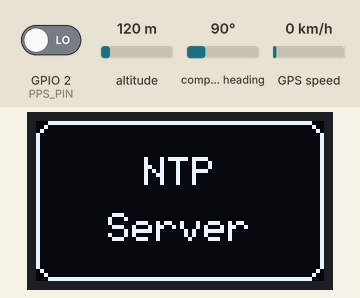
Recording of a sketch running on a simulated ESP32-C3. On the bench: 72×40 one-colour display. Inputs (shaded band) come from the test bench; at power-on: GPIO 2 (PPS_PIN) LOW, altitude 120 m, compass heading 90°, GPS speed 0 km/h. WiFi joins after 1.5 s; servers stay silent unless stated; the GPS gets a fix after 3 s at 37.7749, -122.4194 with 8 satellites; not simulated (calls return 0 or success): credentials.h; what the sketch prints to the serial monitor is not drawn.

Above: at 0.1 s.
At 7.2 s:
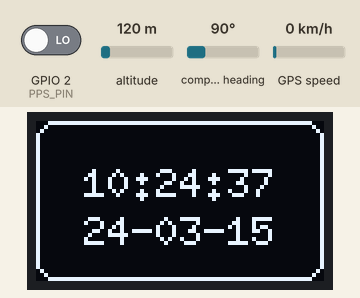
At 10.3 s:
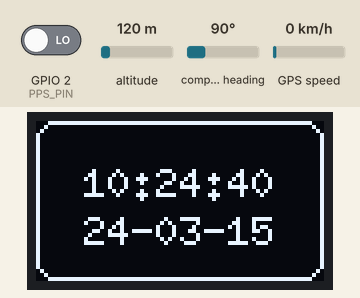
At 13.4 s:
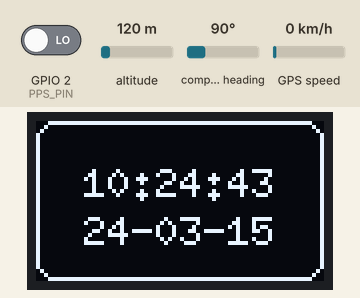
At 16.5 s:
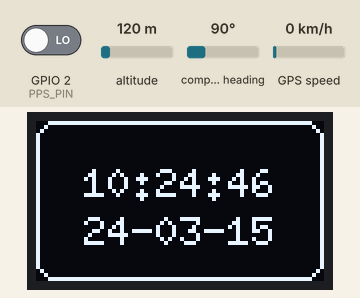
At 20.1 s:
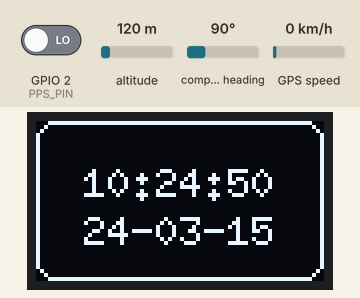

The sketch:

tinyNTPServerPPS.ino
```cpp
#include <WiFi.h>
#include <WiFiUdp.h>
#include <TinyGPSPlus.h>
#include <time.h>
#include <freertos/FreeRTOS.h>
#include <freertos/task.h>
#include <freertos/semphr.h>
#include <Wire.h>
#include <U8g2lib.h>
#include "credentials.h"

// Pin Definitions
#define GPS_RX_PIN 20
#define GPS_TX_PIN 21
#define PPS_PIN 2

// Global Variables
TinyGPSPlus gps;
HardwareSerial gpsSerial(1);
WiFiUDP udp;
SemaphoreHandle_t gpsMutex;

volatile bool PPSsignal = false;
volatile uint32_t last_pps_micros_isr = 0;

volatile uint32_t last_sync_unix_sec = 0;
volatile uint32_t last_sync_micros_at_pps = 0;

volatile uint32_t latest_gps_unix_second = 0;
volatile bool latest_gps_second_valid = false;

volatile bool PPSavailable = false;

#define GPSBaud 9600
#define CORRECTION_FACTOR 0

static const uint32_t NTP_OFFSET = 2208988800UL;

struct PreciseTime {
  uint32_t seconds;
  uint32_t microseconds;
};

struct PreciseDateTime {
  struct tm timeinfo;
  uint32_t microseconds;
};

// OLED Setup
U8G2_SSD1306_72X40_ER_F_HW_I2C u8g2(
  /* Rotation */ U8G2_R0,
  /* CS */ U8X8_PIN_NONE,
  /* SCL=*/6,
  /* SDA=*/5);


// Function Prototypes
void initNetwork();
void printMacAddress();
void initPPS();
void IRAM_ATTR handlePPSRisingEdge();
void initGPS();
void processGPS();
void syncTimeWithGPS();
void handleNTPRequest();
uint32_t dateToEpoch(uint8_t d, uint8_t m, uint16_t y);
void centerText(const char* text, int y);


PreciseTime getPreciseTime(uint32_t current_micros, uint32_t last_sync_sec, uint32_t last_sync_micros_at_pps) {
  PreciseTime pt;

  // Utilize PPS-aligned calculation only if PPS is available and a synchronization point exists.
  if (PPSavailable && last_sync_micros_at_pps != 0) {
    uint64_t elapsed_micros_64;

    if (current_micros >= last_sync_micros_at_pps) {
      elapsed_micros_64 = (uint64_t)current_micros - last_sync_micros_at_pps;
    } else {
      // Handle micros() counter rollover.
      elapsed_micros_64 = (uint64_t)(0xFFFFFFFF - last_sync_micros_at_pps) + current_micros + 1;
    }

    pt.seconds = last_sync_sec + (uint32_t)(elapsed_micros_64 / 1000000);
    pt.microseconds = (uint32_t)(elapsed_micros_64 % 1000000);
  } else {
    // Fallback to coarse system time if PPS is not available or not yet synchronized.
    struct timeval tv_current;
    gettimeofday(&tv_current, NULL);
    pt.seconds = (uint32_t)tv_current.tv_sec;
    pt.microseconds = (uint32_t)tv_current.tv_usec;
  }
  return pt;
}

PreciseDateTime getPreciseDateTime() {
  PreciseDateTime pdt;
  pdt.microseconds = 0;
  memset(&pdt.timeinfo, 0, sizeof(pdt.timeinfo));

  // Safely acquire mutex to read synchronized time values.
  if (xSemaphoreTake(gpsMutex, pdMS_TO_TICKS(50)) == pdTRUE) {
    PreciseTime pt = getPreciseTime(micros(), last_sync_unix_sec, last_sync_micros_at_pps);

    // Cast `pt.seconds` to `time_t` for `gmtime_r` to ensure correct interpretation.
    time_t current_unix_time = (time_t)pt.seconds;
    gmtime_r(&current_unix_time, &pdt.timeinfo);

    pdt.microseconds = pt.microseconds;
    xSemaphoreGive(gpsMutex);
  } else {
    // If mutex acquisition fails, fall back to system's `gettimeofday()`.
    Serial.println("[getPreciseDateTime] Warning: Could not take GPS mutex. Using system clock fallback or stale values.");
    struct timeval tv_fallback;
    gettimeofday(&tv_fallback, NULL);
    time_t fallback_unix_time = (time_t)tv_fallback.tv_sec;
    gmtime_r(&fallback_unix_time, &pdt.timeinfo);
    pdt.microseconds = (uint32_t)tv_fallback.tv_usec;
  }
  return pdt;
}

// FreeRTOS Tasks

void gpsTask(void *param) {
  Serial.println("[gpsTask] Starting GPS task...");
  for (;;) {
    // Periodically process GPS data and synchronize time.
    if (xSemaphoreTake(gpsMutex, pdMS_TO_TICKS(100)) == pdTRUE) {
      processGPS();
      syncTimeWithGPS();
      xSemaphoreGive(gpsMutex);
    } else {
      Serial.println("[gpsTask] Warning: Could not take GPS mutex, skipping GPS/sync cycle.");
    }
    vTaskDelay(pdMS_TO_TICKS(5));
  }
}

// Helper function to center text on the display
// Helper function to center text on the display
void centerText(const char* text, int y) {
  int textWidth = u8g2.getStrWidth(text);
  int xPos = (u8g2.getDisplayWidth() - textWidth) / 2;
  u8g2.setCursor(xPos, y);
  u8g2.print(text);
}

void displayTask(void *param) {
  Serial.println("[displayTask] Starting display task...");
  for (;;) {
    PreciseDateTime current_pdt = getPreciseDateTime();

    char time_str[10]; // Sufficient for HH:MM:SS
    char date_str[15]; // Sufficient for YY-MM-DD

    // Format time (HH:MM:SS) - removed "UTC"
    snprintf(time_str, sizeof(time_str), "%02d:%02d:%02d",
             current_pdt.timeinfo.tm_hour, current_pdt.timeinfo.tm_min,
             current_pdt.timeinfo.tm_sec);
    // Full time with microseconds for Serial output (still useful for debugging)
    Serial.printf("[displayTask] Current Time: %02d:%02d:%02d.%06lu UTC\n",
                  current_pdt.timeinfo.tm_hour, current_pdt.timeinfo.tm_min,
                  current_pdt.timeinfo.tm_sec, current_pdt.microseconds);

    // Format date (YY-MM-DD)
    snprintf(date_str, sizeof(date_str), "%02d-%02d-%02d",
             current_pdt.timeinfo.tm_year % 100, current_pdt.timeinfo.tm_mon + 1,
             current_pdt.timeinfo.tm_mday);
    Serial.printf("[displayTask] Current Date: %02d-%02d-%02d\n",
                  current_pdt.timeinfo.tm_year % 100, current_pdt.timeinfo.tm_mon + 1,
                  current_pdt.timeinfo.tm_mday);

    // Clear the display buffer
    u8g2.clearBuffer();

    // Draw a rounded rectangle border around the entire display
    u8g2.drawRFrame(0, 0, u8g2.getDisplayWidth(), u8g2.getDisplayHeight(), 5);

    // Calculate vertical positions to center two lines of text within the border
    int max_line_height = u8g2.getMaxCharHeight();
    int total_text_height = max_line_height * 2 + 2; // Two lines plus a small gap

    int yPos_time = (u8g2.getDisplayHeight() - total_text_height) / 2 + 2;
    int yPos_date = yPos_time + max_line_height + 2;

    // Draw the time and date, centered
    centerText(time_str, yPos_time);
    centerText(date_str, yPos_date);

    // Send buffer to the display
    u8g2.sendBuffer();

    vTaskDelay(pdMS_TO_TICKS(500)); // Update display and serial every 500ms
  }
}

// NTP Request Handling
void handleNTPRequest() {
  int size = udp.parsePacket();
  if (size >= 48) {
    uint8_t req[48];
    uint8_t resp[48];

    udp.read(req, 48);
    uint32_t T2_raw_micros = micros();

    memset(resp, 0, 48);

    resp[0] = (req[0] & 0x38) | 0x04;
    resp[1] = 1; // Stratum 1
    resp[2] = 6; // Poll Interval
    resp[3] = -20; // Precision

    resp[12] = 'G';
    resp[13] = 'P';
    resp[14] = 'S';
    resp[15] = ' '; // Reference Identifier

    // Acquire mutex to get synchronized time for NTP timestamps.
    PreciseTime t0_precise, t2_precise, t3_precise;
    if (xSemaphoreTake(gpsMutex, pdMS_TO_TICKS(10)) == pdTRUE) {
      t0_precise = getPreciseTime(last_sync_micros_at_pps, last_sync_unix_sec, last_sync_micros_at_pps);
      t2_precise = getPreciseTime(T2_raw_micros, last_sync_unix_sec, last_sync_micros_at_pps);
      uint32_t T3_raw_micros_temp = micros();
      t3_precise = getPreciseTime(T3_raw_micros_temp, last_sync_unix_sec, last_sync_micros_at_pps);
      xSemaphoreGive(gpsMutex);
    } else {
      Serial.println("[NTPTask] Warning: Could not get mutex for NTP timestamps. Using stale values or failing.");
      t0_precise.seconds = last_sync_unix_sec;
      t0_precise.microseconds = 0;
      t2_precise = getPreciseTime(T2_raw_micros, last_sync_unix_sec, last_sync_micros_at_pps);
      t3_precise = getPreciseTime(micros(), last_sync_unix_sec, last_sync_micros_at_pps);
    }

    // Populate NTP response packet with calculated timestamps.
    uint32_t T0_sec = t0_precise.seconds + NTP_OFFSET;
    uint32_t T0_frac = (uint32_t)((double)t0_precise.microseconds * (4294967296.0 / 1e6));
    resp[16] = (T0_sec >> 24) & 0xFF; resp[17] = (T0_sec >> 16) & 0xFF; resp[18] = (T0_sec >> 8) & 0xFF; resp[19] = T0_sec & 0xFF;
    resp[20] = (T0_frac >> 24) & 0xFF; resp[21] = (T0_frac >> 16) & 0xFF; resp[22] = (T0_frac >> 8) & 0xFF; resp[23] = T0_frac & 0xFF;

    memcpy(&resp[24], &req[40], 8); // Copy client's T1 to Originate Timestamp

    uint32_t T2_sec = t2_precise.seconds + NTP_OFFSET;
    uint32_t T2_frac = (uint32_t)((double)t2_precise.microseconds * (4294967296.0 / 1e6));
    resp[32] = (T2_sec >> 24) & 0xFF; resp[33] = (T2_sec >> 16) & 0xFF; resp[34] = (T2_sec >> 8) & 0xFF; resp[35] = T2_sec & 0xFF;
    resp[36] = (T2_frac >> 24) & 0xFF; resp[37] = (T2_frac >> 16) & 0xFF; resp[38] = (T2_frac >> 8) & 0xFF; resp[39] = T2_frac & 0xFF;

    uint32_t T3_sec = t3_precise.seconds + NTP_OFFSET;
    uint32_t T3_frac = (uint32_t)((double)t3_precise.microseconds * (4294967296.0 / 1e6));
    resp[40] = (T3_sec >> 24) & 0xFF; resp[41] = (T3_sec >> 16) & 0xFF; resp[42] = (T3_sec >> 8) & 0xFF; resp[43] = T3_sec & 0xFF;
    resp[44] = (T3_frac >> 24) & 0xFF; resp[45] = (T3_frac >> 16) & 0xFF; resp[46] = (T3_frac >> 8) & 0xFF; resp[47] = T3_frac & 0xFF;

    udp.beginPacket(udp.remoteIP(), udp.remotePort());
    udp.write(resp, 48);
    udp.endPacket();

    char buf_t2[32], buf_t3[32];
    time_t t2_unix = t2_precise.seconds;
    time_t t3_unix = t3_precise.seconds;
    strftime(buf_t2, sizeof(buf_t2), "%H:%M:%S", gmtime(&t2_unix));
    strftime(buf_t3, sizeof(buf_t3), "%H:%M:%S", gmtime(&t3_unix));
    Serial.printf("[NTPTask] NTP Req. T2: %s.%06lu UTC, T3: %s.%06lu UTC\n", buf_t2, (unsigned long)t2_precise.microseconds, buf_t3, (unsigned long)t3_precise.microseconds);
  }
}

void ntpTask(void *param) {
  Serial.println("[NTPTask] Starting NTP task...");
  for (;;) {
    handleNTPRequest();
    vTaskDelay(pdMS_TO_TICKS(10));
  }
}

// Network Initialization
void initNetwork() {
  Serial.println("[initNetwork] Initializing network...");
  WiFi.mode(WIFI_STA);
  WiFi.begin(ssid, password);
  unsigned long t0 = millis();
  Serial.println("[initNetwork] Connecting to WiFi...");
  while (WiFi.status() != WL_CONNECTED && millis() - t0 < 20000) {
    delay(500);
    u8g2.clearBuffer();
    centerText("Connecting", u8g2.getDisplayHeight() / 2 - u8g2.getMaxCharHeight() - 2);
    centerText(ssid, u8g2.getDisplayHeight() / 2 + 2);
    u8g2.sendBuffer();
  }
  if (WiFi.status() == WL_CONNECTED) {
    Serial.print("[initNetwork] WiFi IP: ");
    Serial.println(WiFi.localIP());
    u8g2.clearBuffer();
    centerText("Connected!", u8g2.getDisplayHeight() / 2 - u8g2.getMaxCharHeight() - 2);
    char ip_str[20];
    WiFi.localIP().toString().toCharArray(ip_str, sizeof(ip_str));
    centerText(ip_str, u8g2.getDisplayHeight() / 2 + 2);
    u8g2.sendBuffer();
    delay(2000);
    Serial.println("[initNetwork] WiFi connected.");
  } else {
    Serial.println("[initNetwork] WiFi failed to connect!");
    u8g2.clearBuffer();
    centerText("WiFi Failed!", u8g2.getDisplayHeight() / 2 - u8g2.getMaxCharHeight() / 2);
    u8g2.sendBuffer();
  }
  udp.begin(123);
  Serial.println("[initNetwork] NTP server started on port 123");
}

void printMacAddress() {
  Serial.print("[printMacAddress] WiFi MAC: ");
  Serial.println(WiFi.macAddress());
}

// PPS Detection & ISR
void IRAM_ATTR handlePPSRisingEdge() {
  PPSsignal = true;
  last_pps_micros_isr = micros();
}

void initPPS() {
  pinMode(PPS_PIN, INPUT_PULLDOWN);
  unsigned long t0 = millis();
  bool detected = false;
  Serial.print("[initPPS] Checking for PPS signal on pin "); Serial.print(PPS_PIN); Serial.println("...");
  while (millis() - t0 < 2000) {
    if (digitalRead(PPS_PIN) == HIGH) {
      detected = true;
      break;
    }
    delay(1);
  }
  if (detected) {
    attachInterrupt(digitalPinToInterrupt(PPS_PIN), handlePPSRisingEdge, RISING);
    PPSavailable = true;
    Serial.println("[initPPS] PPS signal detected. Rising edge interrupt attached.");
  } else {
    PPSavailable = false;
    Serial.println("[initPPS] No PPS signal detected or pin is not connected.");
    Serial.println("[initPPS] Will rely solely on GPS NMEA time (less accurate).");
  }
}

// GPS Initialization & Time Sync
void initGPS() {
  gpsSerial.begin(GPSBaud, SERIAL_8N1, GPS_RX_PIN, GPS_TX_PIN);
  unsigned long t0 = millis();
  Serial.println("[initGPS] Waiting for initial GPS fix...");
  while (millis() - t0 < 60000) {
    while (gpsSerial.available()) {
      gps.encode(gpsSerial.read());
      if (gps.time.isValid() && gps.date.isValid()) {
        Serial.printf("[initGPS] Initial GPS fix acquired. Time: %02d:%02d:%02d\n", gps.time.hour(), gps.time.minute(), gps.time.second());
        Serial.printf("[initGPS] Date: %02d/%02d/%04d\n", gps.date.day(), gps.date.month(), gps.date.year());

        uint8_t d = gps.date.day();
        uint8_t m = gps.date.month();
        uint16_t y = gps.date.year();
        uint32_t days = dateToEpoch(d, m, y);
        latest_gps_unix_second = days * 86400UL + gps.time.hour() * 3600UL + gps.time.minute() * 60UL + gps.time.second();
        latest_gps_second_valid = true;

        if (xSemaphoreTake(gpsMutex, pdMS_TO_TICKS(5000)) == pdTRUE) {
          last_sync_unix_sec = latest_gps_unix_second;
          xSemaphoreGive(gpsMutex);
        } else {
          Serial.println("[initGPS] Warning: Failed to acquire mutex for initial time set after fix.");
        }

        struct timeval tv = { .tv_sec = (time_t)latest_gps_unix_second, .tv_usec = CORRECTION_FACTOR };
        settimeofday(&tv, NULL);
        struct timeval tv_check;
        gettimeofday(&tv_check, NULL);
        Serial.printf("[initGPS] System time initialized via NMEA. Set to %lu.%06lu\n", (unsigned long)tv_check.tv_sec, (unsigned long)tv_check.tv_usec);
        return;
      }
    }
    delay(100);
  }
  Serial.println("[initGPS] Initial GPS time acquisition failed (no fix within timeout).");
}

void processGPS() {
  while (gpsSerial.available()) {
    gps.encode(gpsSerial.read());
  }

  if (gps.time.isValid() && gps.date.isValid()) {
    uint8_t d = gps.date.day();
    uint8_t m = gps.date.month();
    uint16_t y = gps.date.year();
    uint32_t days = dateToEpoch(d, m, y);
    latest_gps_unix_second = days * 86400UL + gps.time.hour() * 3600UL + gps.time.minute() * 60UL + gps.time.second();
    latest_gps_second_valid = true;
  } else {
    latest_gps_second_valid = false;
  }
}

void syncTimeWithGPS() {
  // This function is called within a mutex-protected section in `gpsTask`.
  // It handles synchronization logic based on PPS and GPS data.

  if (PPSsignal && PPSavailable && latest_gps_second_valid) {
    PPSsignal = false;

    // Update the precise synchronization point using GPS NMEA and PPS.
    last_sync_unix_sec = latest_gps_unix_second + 1;
    last_sync_micros_at_pps = last_pps_micros_isr;

    // Set the system's time for OS-level time functions.
    struct timeval tv = { .tv_sec = (time_t)last_sync_unix_sec, .tv_usec = 0 };
    settimeofday(&tv, NULL);

    Serial.printf("[syncTimeWithGPS] GPS+PPS Sync: Unix Sec: %lu, Micros at PPS: %lu\n", last_sync_unix_sec, last_sync_micros_at_pps);
  } else if (PPSsignal && PPSavailable && !latest_gps_second_valid) {
    // If PPS is present but GPS NMEA is lost, increment Unix time based on PPS only.
    PPSsignal = false;
    Serial.println("[syncTimeWithGPS] PPS available but GPS fix lost. Cannot sync time precisely with NMEA.");
    if (last_sync_unix_sec != 0) {
      last_sync_unix_sec++;
      last_sync_micros_at_pps = last_pps_micros_isr;
      struct timeval tv = { .tv_sec = (time_t)last_sync_unix_sec, .tv_usec = 0 };
      settimeofday(&tv, NULL);
      Serial.printf("[syncTimeWithGPS] PPS only (NMEA lost): Unix Sec: %lu, Micros at PPS: %lu\n", last_sync_unix_sec, last_sync_micros_at_pps);
    }
  } else if (!PPSavailable && latest_gps_second_valid) {
    // If PPS is unavailable, synchronize solely based on GPS NMEA data.
    struct timeval tv = { .tv_sec = (time_t)latest_gps_unix_second, .tv_usec = CORRECTION_FACTOR };
    settimeofday(&tv, NULL);
    struct timeval tv_check;
    gettimeofday(&tv_check, NULL);

    // Update synchronization point using current micros() for NMEA-only sync.
    last_sync_unix_sec = tv_check.tv_sec;
    last_sync_micros_at_pps = micros();
    Serial.printf("[syncTimeWithGPS] NMEA Only Sync: Unix Sec: %lu.%06lu\n", last_sync_unix_sec, tv_check.tv_usec);
  }
}

uint32_t dateToEpoch(uint8_t d, uint8_t m, uint16_t y) {
  int Y = y;
  int M = m;
  if (M < 3) {
    Y--;
    M += 12;
  }
  uint32_t era = Y / 400;
  uint32_t yoe = Y - era * 400;
  uint32_t doy = (153 * (M - 3) + 2) / 5 + d - 1;
  uint32_t doe = yoe * 365 + yoe / 4 - yoe / 100 + doy;
  return era * 146097 + doe - 719468;
}

// Arduino Setup and Loop

void setup() {
  Serial.begin(115200);
  Serial.println("\n[setup] Starting setup...");
  Serial.printf("[DEBUG] micros() at start of setup: %lu\n", micros());

  // Initialize FreeRTOS mutex for thread-safe access to GPS time data.
  gpsMutex = xSemaphoreCreateMutex();
  if (gpsMutex != NULL) {
    Serial.println("[setup] GPS Mutex created successfully.");
  } else {
    Serial.println("[setup] ERROR: Failed to create GPS Mutex! This is critical and will cause crashes.");
    while (true);
  }

  // Initialize OLED display.
  u8g2.begin();
  u8g2.setContrast(50); // Set brightness based on your example
  u8g2.setBusClock(400000);
  u8g2.setFont(u8g2_font_6x10_tr);
  u8g2.setFontPosTop();
  Serial.println("[setup] OLED initialized.");

  // Display welcome message with border
  u8g2.clearBuffer();
  u8g2.drawRFrame(0, 0, u8g2.getDisplayWidth(), u8g2.getDisplayHeight(), 5); // ADDED THIS LINE FOR THE WELCOME BORDER
  centerText("NTP", u8g2.getDisplayHeight() / 2 - u8g2.getMaxCharHeight() - 2);
  centerText("Server", u8g2.getDisplayHeight() / 2 + 2);
  u8g2.sendBuffer();
  delay(1500); // Show welcome message for a bit

  // Configure and connect to Wi-Fi, and start UDP listener for NTP.
  initNetwork();
  printMacAddress();

  // Detect PPS signal presence and attach interrupt if found.
  initPPS();

  Serial.printf("[DEBUG] micros() before initGPS loop: %lu\n", micros());
  // Initialize GPS serial communication and obtain initial time fix.
  initGPS();

  // Create FreeRTOS tasks for GPS processing, NTP serving, and display updates.
  xTaskCreatePinnedToCore(
    gpsTask,
    "GPSTask",
    4096,
    NULL,
    configMAX_PRIORITIES - 1, // Highest priority for critical time sync
    NULL,
    0);
  Serial.println("[setup] GPSTask created.");

  xTaskCreatePinnedToCore(
    ntpTask,
    "NTPTask",
    4096,
    NULL,
    configMAX_PRIORITIES - 2, // High priority for responsive NTP service
    NULL,
    0);
  Serial.println("[setup] NTPTask created.");

  xTaskCreatePinnedToCore(
    displayTask,
    "DisplayTask",
    2048,
    NULL,
    configMAX_PRIORITIES - 3, // Lower priority for display updates
    NULL,
    0);
  Serial.println("[setup] DisplayTask created.");

  Serial.println("[setup] Setup complete. Tasks are running.");
}

void loop() {
  // This loop is intentionally empty as all primary logic is handled by FreeRTOS tasks.
  // The default loop task is deleted to save resources.
  vTaskDelete(NULL);
}
```

Measured:
- what the display in image 1 shows lasts 1.0 s, from 7.2 s to 8.2 s
